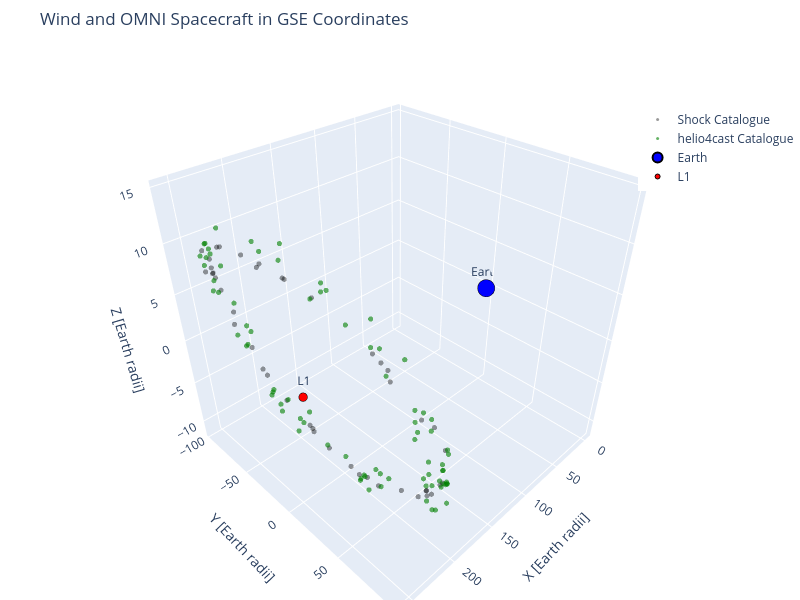

Notebook code cell kept with this figure:
### Markdown cell above
## Only use relevant time range (2023-01-01 to 2024-05-16)

### Code cell
# import the data
Shock = pd.read_csv(repo_root / Path('Dataset/Dataset_IPshocks/shocks_GFOC.csv'))

Wind_Shock = Shock[Shock['Spacecraft'] == 'Wind']
OMNI_Shock = Shock[Shock['Spacecraft'] == 'OMNI']

Wind_helios = pd.read_csv(repo_root / Path('Dataset/Dataset_ICMECAT/helio4cast_icmecat_GFOC.csv'))

GSE_sc_plot(Wind_Shock, Wind_helios, 'Wind and OMNI Spacecraft in GSE Coordinates')
